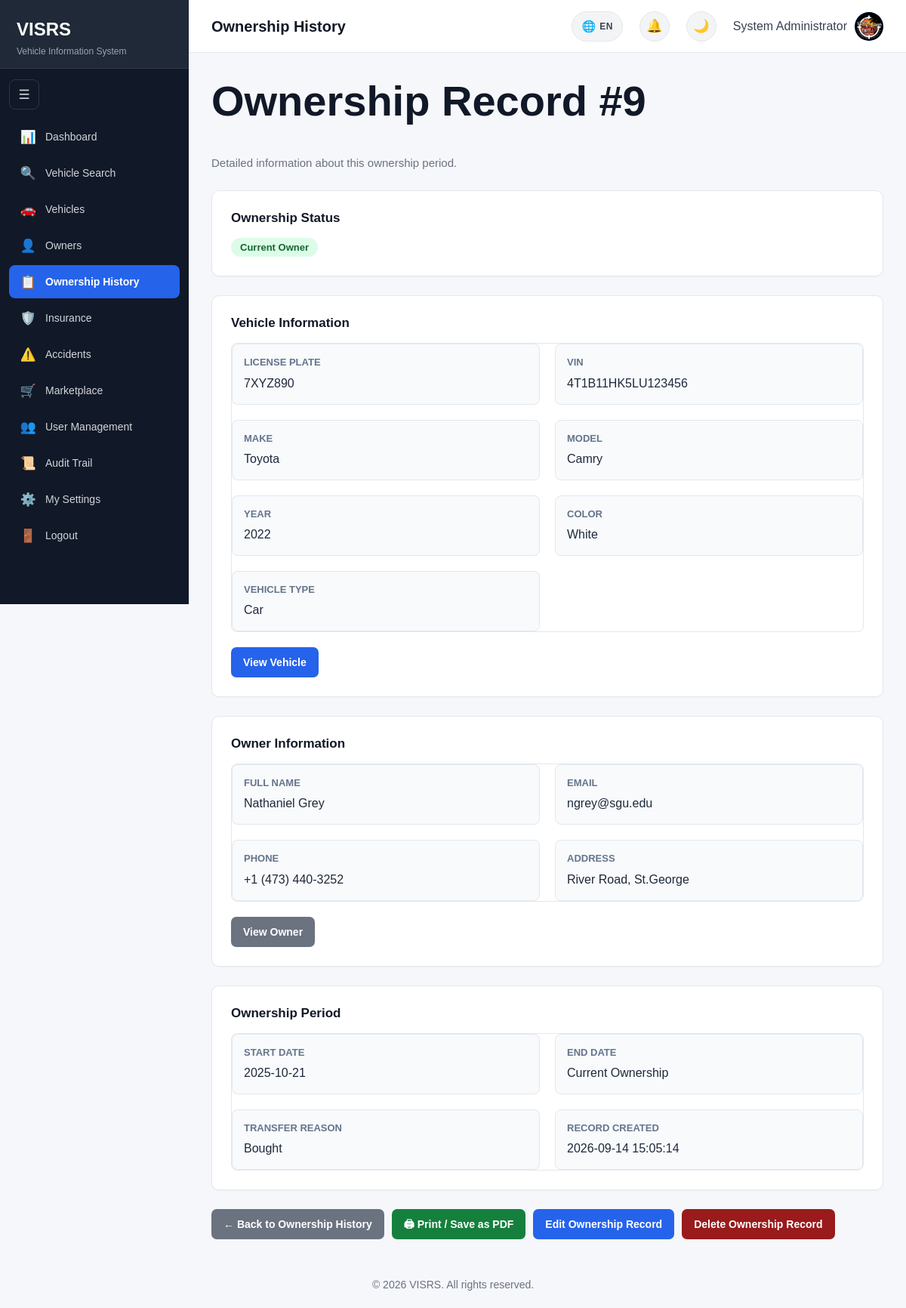
/ownership_history/view.php?id=9 (signed in), run on the app's committed database.
### tables this page shows
CREATE TABLE `ownership_history` (
  `OwnershipID` int(11) NOT NULL,
  `VehicleID` int(11) NOT NULL,
  `OwnerID` int(11) NOT NULL,
  `StartDate` date NOT NULL,
  `EndDate` date DEFAULT NULL,
  `TransferReason` varchar(255) DEFAULT NULL,
  `CreatedAt` timestamp NOT NULL DEFAULT current_timestamp()
);

CREATE TABLE `vehicles` (
  `VehicleID` int(11) NOT NULL,
  `PlateNumber` varchar(20) NOT NULL,
  `VIN` varchar(50) NOT NULL,
  `OwnerID` int(11) NOT NULL,
  `SellerID` int(11) DEFAULT NULL,
  `Make` varchar(100) NOT NULL,
  `Model` varchar(100) NOT NULL,
  `VehicleYear` year(4) NOT NULL,
  `Mileage` int(10) UNSIGNED DEFAULT NULL,
  `LastServiceDate` date DEFAULT NULL,
  `OilChangeIntervalKm` int(10) UNSIGNED DEFAULT NULL,
  `LastOilChangeDate` date DEFAULT NULL,
  `LastOilChangeMileage` int(10) UNSIGNED DEFAULT NULL,
  `Color` varchar(50) DEFAULT NULL,
  `VehicleType` varchar(50) DEFAULT NULL,
  `EngineNumber` varchar(100) DEFAULT NULL,
  `RegistrationDate` date DEFAULT NULL,
  `Status` enum('Active','Inactive','Stolen','Sold') NOT NULL DEFAULT 'Active',
  `CreatedAt` timestamp NOT NULL DEFAULT current_timestamp()
);

CREATE TABLE `owners` (
  `OwnerID` int(11) NOT NULL,
  `FirstName` varchar(100) NOT NULL,
  `LastName` varchar(100) NOT NULL,
  `Address` varchar(255) DEFAULT NULL,
  `Phone` varchar(30) DEFAULT NULL,
  `Email` varchar(150) DEFAULT NULL,
  `CreatedAt` timestamp NOT NULL DEFAULT current_timestamp()
);

### ownership_history/view.php (the view, shortened to what this page needs)
<?php
require_once __DIR__ . "/../includes/database.php";
$canManage =
    isset($_SESSION["Role"]) &&
    in_array(
        $_SESSION["Role"],
        ["Admin", "Police"],
        true
    );
$ownershipID = (int) $_GET["id"];
$sql = "
    SELECT
        oh.OwnershipID,
        oh.StartDate,
        oh.EndDate,
        oh.TransferReason,
        oh.CreatedAt,
        v.VehicleID,
        v.PlateNumber,
        v.VIN,
        v.Make,
        v.Model,
        v.VehicleYear,
        v.Color,
        v.VehicleType,
        o.OwnerID,
        o.FirstName,
        o.LastName,
        o.Address,
        o.Phone,
        o.Email
    FROM ownership_history oh
    INNER JOIN vehicles v
        ON oh.VehicleID = v.VehicleID
    INNER JOIN owners o
        ON oh.OwnerID = o.OwnerID
    WHERE oh.OwnershipID = :ownershipID
    LIMIT 1
";
$stmt = $pdo->prepare($sql);
$stmt->execute([
    "ownershipID" => $ownershipID
]);
$record = $stmt->fetch();
    ?>
    <?php
$isCurrentOwner =
    empty($record["EndDate"]);
require_once "../includes/head.php";
?>
<body>
<div class="layout">
    <?php require_once __DIR__ . "/../includes/sidebar.php"; ?>
    <main class="main-content">
        <?php
        include __DIR__ . "/../includes/header.php";
        ?>
        <div class="content">
            <div class="page-title">
                <div>
                    <h1>
                        Ownership Record #<?= (int) $record["OwnershipID"] ?>
                    </h1>
                    <p class="page-subtitle">
                        Detailed information about this ownership period.
                    </p>
                </div>
            </div>
            <div class="card">
                <h3 class="section-title">
                    Ownership Status
                </h3>
                <?php if ($isCurrentOwner): ?>
                    <span
                        class="status-badge status-current"
                    >
                        Current Owner
                    </span>
                <?php endif; ?>
            </div>
            <div class="card">
                <h3 class="section-title">
                    Vehicle Information
                </h3>
                <div class="detail-grid">
                    <div class="detail-item">
                        <span class="detail-label">
                            License Plate
                        </span>
                        <span class="detail-value">
                            <?= htmlspecialchars(
                                $record["PlateNumber"]
                            ) ?>
                        </span>
                    </div>
                    <div class="detail-item">
                        <span class="detail-label">
                            VIN
                        </span>
                        <span class="detail-value">
                            <?= htmlspecialchars(
                                $record["VIN"]
                            ) ?>
                        </span>
                    </div>
                    <div class="detail-item">
                        <span class="detail-label">
                            Make
                        </span>
                        <span class="detail-value">
                            <?= htmlspecialchars(
                                $record["Make"]
                            ) ?>
                        </span>
                    </div>
                    <div class="detail-item">
                        <span class="detail-label">
                            Model
                        </span>
                        <span class="detail-value">
                            <?= htmlspecialchars(
                                $record["Model"]
                            ) ?>
                        </span>
                    </div>
                    <div class="detail-item">
                        <span class="detail-label">
                            Year
                        </span>
                        <span class="detail-value">
                            <?= htmlspecialchars(
                                $record["VehicleYear"]
                            ) ?>
                        </span>
                    </div>
                    <div class="detail-item">
                        <span class="detail-label">
                            Color
                        </span>
                        <span class="detail-value">
                            <?= htmlspecialchars(
                                $record["Color"] ?: "Not provided"
                            ) ?>
                        </span>
                    </div>
                    <div class="detail-item">
                        <span class="detail-label">
                            Vehicle Type
                        </span>
                        <span class="detail-value">
                            <?= htmlspecialchars(
                                $record["VehicleType"]
                                ?: "Not provided"
                            ) ?>
                        </span>
                    </div>
                </div>
                <div class="action-row">
                    <a
                        href="/visrs/vehicles/view.php?id=<?= (int) $record["VehicleID"] ?>"
                        class="button"
                    >
                        View Vehicle
                    </a>
                </div>
            </div>
            <div class="card">
                <h3 class="section-title">
                    Owner Information
                </h3>
                <div class="detail-grid">
                    <div class="detail-item">
                        <span class="detail-label">
                            Full Name
                        </span>
                        <span class="detail-value">
                            <?= htmlspecialchars(
                                $record["FirstName"] .
                                " " .
                                $record["LastName"]
                            ) ?>
                        </span>
                    </div>
                    <div class="detail-item">
                        <span class="detail-label">
                            Email
                        </span>
                        <span class="detail-value">
                            <?= htmlspecialchars(
                                $record["Email"]
                                ?: "Not provided"
                            ) ?>
                        </span>
                    </div>
                    <div class="detail-item">
                        <span class="detail-label">
                            Phone
                        </span>
                        <span class="detail-value">
                            <?= htmlspecialchars(
                                $record["Phone"]
                                ?: "Not provided"
                            ) ?>
                        </span>
                    </div>
                    <div class="detail-item">
                        <span class="detail-label">
                            Address
                        </span>
                        <span class="detail-value">
                            <?= htmlspecialchars(
                                $record["Address"]
                                ?: "Not provided"
                            ) ?>
                        </span>
                    </div>
                </div>
                <div class="action-row">
                    <a
                        href="/visrs/owners/view.php?id=<?= (int) $record["OwnerID"] ?>"
                        class="button button-secondary"
                    >
                        View Owner
                    </a>
                </div>
            </div>
            <div class="card">
                <h3 class="section-title">
                    Ownership Period
                </h3>
                <div class="detail-grid">
                    <div class="detail-item">
                        <span class="detail-label">
                            Start Date
                        </span>
                        <span class="detail-value">
                            <?= htmlspecialchars(
                                $record["StartDate"]
                            ) ?>
                        </span>
                    </div>
                    <div class="detail-item">
                        <span class="detail-label">
                            End Date
                        </span>
                        <span class="detail-value">
                            <?php if (
                                !empty($record["EndDate"])
                            ): ?>
                                <?= htmlspecialchars(
                                    $record["EndDate"]
                                ) ?>
                            <?php else: ?>
                                Current Ownership
                            <?php endif; ?>
                        </span>
                    </div>
                    <div class="detail-item">
                        <span class="detail-label">
                            Transfer Reason
                        </span>
                        <span class="detail-value">
                            <?= htmlspecialchars(
                                $record["TransferReason"]
                                ?: "Not provided"
                            ) ?>
                        </span>
                    </div>
                    <div class="detail-item">
                        <span class="detail-label">
                            Record Created
                        </span>
                        <span class="detail-value">
                            <?= htmlspecialchars(
                                $record["CreatedAt"]
                            ) ?>
                        </span>
                    </div>
                </div>
            </div>
            <div class="action-row">
                <a
                    href="index.php"
                    class="button button-secondary"
                >
                    ← Back to Ownership History
                </a>
                <button
                    type="button"
                    onclick="window.print()"
                    class="button"
                    style="background:#15803d;"
                >
                    🖨 Print / Save as PDF
                </button>
                <?php if ($canManage): ?>
                    <a
                        href="edit.php?id=<?= (int) $record["OwnershipID"] ?>"
                        class="button"
                    >
                        Edit Ownership Record
                    </a>
                    <a
                        href="delete.php?id=<?= (int) $record["OwnershipID"] ?>"
                        class="button danger-button"
                    >
                        Delete Ownership Record
                    </a>
                <?php endif; ?>
            </div>
        </div>
    </main>
</div>
<?php require_once __DIR__ . "/../includes/footer.php"; ?>

### css/style.css (style rules this page uses)
*, *::before, *::after { box-sizing: border-box; }
html { margin: 0; padding: 0; width: 100%; min-height: 100%; }
body { margin: 0; padding: 0; width: 100%; min-height: 100vh; font-family: Arial, Helvetica, sans-serif; font-size: 15px; line-height: 1.5; color: #111827; background: #f5f7fb; }
h1, h2, h3, h4, h5, h6, p { margin-top: 0; }
a { color: inherit; text-decoration: none; }
button, input, select, textarea { font-family: Arial, Helvetica, sans-serif; }
.layout { display: flex; width: 100%; min-width: 0; min-height: 100vh; margin: 0; padding: 0; }
.main-content { width: calc(100% - 250px); min-width: 0; min-height: 100vh; margin-left: 250px; padding: 0; background: #f5f7fb; display: flex; flex-direction: column; box-sizing: border-box; }
.content { width: 100%; margin: 0; padding: 30px; box-sizing: border-box; flex: 1; }
.page-title { margin: 0 0 8px 0; padding: 0; color: #111827; font-size: 28px; font-weight: 700; line-height: 1.2; }
.page-subtitle { margin: 0 0 25px 0; padding: 0; color: #6b7280; font-size: 15px; font-weight: 400; line-height: 1.5; }
.card { width: 100%; margin: 0 0 25px 0; padding: 25px; background: #ffffff; border: 1px solid #e5e7eb; border-radius: 10px; box-shadow: 0 1px 2px rgba(0, 0, 0, 0.03); box-sizing: border-box; }
.card h3 { margin: 0 0 15px 0; padding: 0; color: #111827; font-size: 17px; font-weight: 600; line-height: 1.3; }
.button { display: inline-flex; align-items: center; justify-content: center; min-height: 40px; margin: 0; padding: 10px 16px; background: #2563eb; color: #ffffff; border: none; border-radius: 7px; font-family: Arial, Helvetica, sans-serif; font-size: 14px; font-weight: 600; line-height: 1; text-decoration: none; cursor: pointer; transition: background-color 0.15s ease, opacity 0.15s ease; box-sizing: border-box; }
.button-secondary { background: #6b7280; color: #ffffff; }
.status-badge { display: inline-block; margin: 0; padding: 6px 10px; border-radius: 999px; font-size: 12px; font-weight: 600; line-height: 1; }
.detail-grid { width: 100%; display: grid; grid-template-columns: repeat(2, minmax(0, 1fr)); margin: 0; padding: 0; border: 1px solid #e5e7eb; border-radius: 8px; overflow: hidden; }
.detail-item { margin: 0; padding: 15px; background: #ffffff; border-bottom: 1px solid #e5e7eb; }
.detail-item:nth-child(odd) { border-right: 1px solid #e5e7eb; }
.detail-label { display: block; margin: 0 0 4px 0; padding: 0; color: #6b7280; font-size: 12px; font-weight: 600; line-height: 1.4; text-transform: uppercase; }
.detail-value { margin: 0; padding: 0; color: #111827; font-size: 15px; line-height: 1.5; }
.main-content { transition: margin-left 0.2s ease; }

### ownership_history/view.php (style rules this page uses)
.detail-grid { display: grid; grid-template-columns: repeat(2, 1fr); gap: 20px; }
.detail-item { padding: 15px; background: #f8fafc; border-radius: 8px; border: 1px solid #e2e8f0; }
.detail-label { display: block; font-size: 13px; font-weight: 600; color: #64748b; margin-bottom: 6px; }
.detail-value { font-size: 16px; font-weight: 500; color: #1e293b; word-break: break-word; }
.status-badge { display: inline-block; padding: 6px 12px; border-radius: 20px; font-size: 13px; font-weight: 600; }
.status-current { background: #dcfce7; color: #166534; }
.section-title { margin-bottom: 18px; font-size: 20px; color: #1e293b; }
.action-row { display: flex; gap: 10px; flex-wrap: wrap; margin-top: 20px; }
.danger-button { background: #991b1b !important; color: #ffffff !important; }

### data on the page
ownership_history: OwnershipID "9", VehicleID.PlateNumber "7XYZ890", VehicleID.VIN "4T1B11HK5LU123456", VehicleID.Make "Toyota", VehicleID.Model "Camry", VehicleID.VehicleYear "2022", VehicleID.Color "White", VehicleID.VehicleType "Car", OwnerID.LastName "Nathaniel Grey", OwnerID.Email "ngrey@sgu.edu", OwnerID.Phone "+1 (473) 440-3252", OwnerID.Address "River Road, St.George", StartDate "2025-10-21", TransferReason "Bought", CreatedAt "2026-09-14 15:05:14"

### other printed values
$pageTitle "Ownership History"
